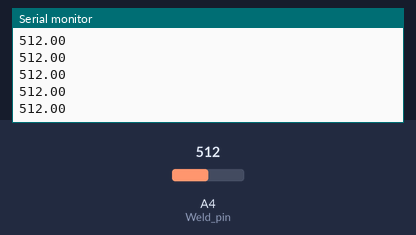
Bench run of a sketch on a simulated Arduino Uno, built with avr-gcc and run on an emulated ATmega328P. On the bench: the last lines printed to the serial monitor. Inputs (shaded band) come from the test bench; at power-on: A4 (Weld_pin) = 512.

Above: at 1.2 s.
1.3 s: A4 (Weld_pin) set to 716
At 2.2 s:
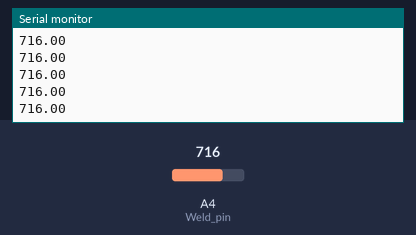
2.8 s: A4 (Weld_pin) set to 900
At 3.4 s:
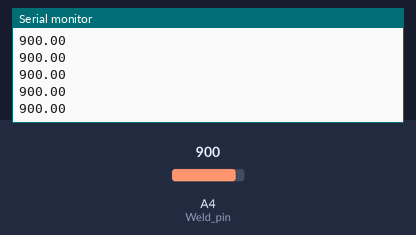
Timing chart, 0 to 5.8 s (numbered marks = the images above; inputs shaded):
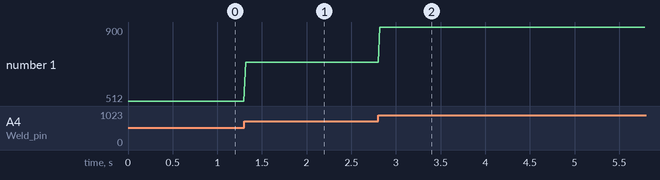

The sketch:

WD1.ino
```cpp
#define Weld_pin 4

void setup() {
  Serial.begin(115200);
  pinMode(Weld_pin,INPUT);

}

void loop() {
  float Weld = analogRead(Weld_pin);
  Serial.println(Weld);
  delay(20);
}
```

Measured:
- after the input at 1.3 s, the serial monitor: prints a new line at once (image 1)
- after the input at 2.8 s, the serial monitor: prints a new line at once (image 2)
- plotted number 1: 512 → 716 after the input at 1.3 s, 716 → 900 after the input at 2.8 s
